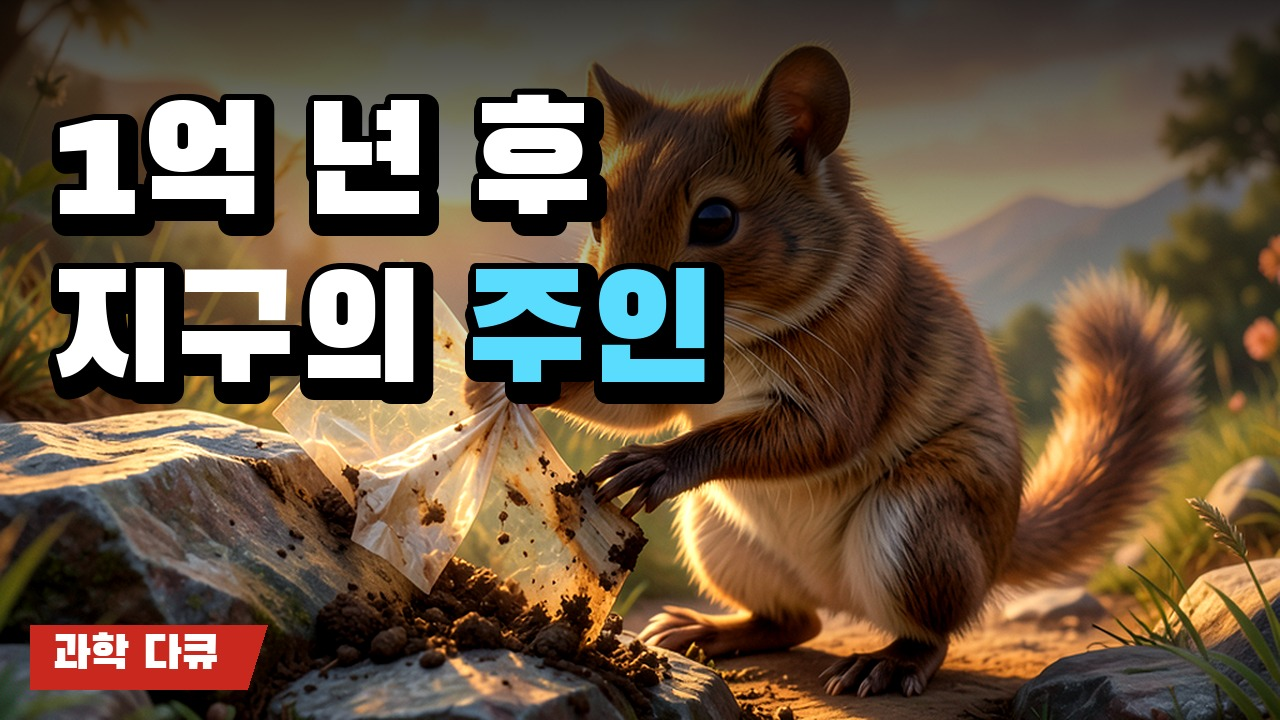
#> input picture 다큐/썸네일/1억년후_지구의주인.jpg, 1280 x 720 px, given in place of 다, which was not available
$ python -i '그리는효과.py'   (imports and definitions only)
#> lines starting #> are read from the running program, lines starting #| are printed output that depends on the picture; after the words box and inside, x2 and y2 are one past the last pixel; in counts of white or black regions, pixels touching at a corner belong together; pictures that were not available may be replaced by others from this repository, and a replacement may not be noted
"""그리는 효과 — 그림이 붓으로 그려지듯 나타남 (흰 종이 → 배경·인물 먹선 → 배경 색칠 → 인물 색칠(붓 획))

인물은 굵은 붓이 위에서 아래로 한 획씩(지그재그) 지나가며 드러남 (brush_fields, 사용자 결정 2026-10-31: 한꺼번에 나타나지 않게)
영상 프로그램(shorts_novel_maker_supertonic.py)이 그림이 처음 나타날 때 이 효과를 씀:
  그림 옆에 <그림>.인물.json 이 있으면 켜짐 (인물영역_만들기.py 가 만듦). <그림>.인물.png = 인물 윤곽(흰색)
  인물이 없으면(상자 없음) 배경 전체가 먹선 → 색칠 두 단계로

혼자 시험: python -X utf8 그리는효과.py <그림> <인물 마스크.png 또는 '-'> <결과.mp4> [--초 10] [--fps 24] [--붓없이]
  - 효과 길이는 영상 안에서는 그림이 머무는 시간의 65% (3~7.5초), 나머지는 완성 그림
"""
import sys

import cv2
import numpy as np

PAPER = np.array([255, 255, 255], np.float32)   # 흰 바탕 (사용자 결정: 연한 세피아보다 깔끔)
INK = np.array([28, 26, 30], np.float32)
_FIELDS = {}


# [36 lines left out: functions ink_lines, _field, fields, not called in this run]


def brush_fields(M, seed=0):
    """인물 자리를 굵은 붓 획으로 칠해 나가는 순서 (먹선용, 색칠용) — 각각 0~1 (작을수록 먼저). 인물이 없으면 None
    획: 인물 상자를 위에서 아래로 4~10줄, 줄마다 왼→오·오→왼 번갈아(지그재그), 획 경계는 일렁이고 획 머리는 마른 붓처럼 갈라짐"""
    h, w = M.shape
    ys, xs = np.nonzero(M > 0.1)
    if len(ys) < 50:
        return None
    x0, x1, y0, y1 = xs.min(), xs.max() + 1, ys.min(), ys.max() + 1
    yy, xx = np.mgrid[0:h, 0:w].astype(np.float32)
    out = []
    for kind in range(2):
        rng = np.random.default_rng(seed * 7 + kind * 101 + 5)
        sw = max(24.0, w / (13 if kind == 0 else 10))                         # 붓 폭 (색칠 붓이 더 굵음)
        R = int(np.clip(round((y1 - y0) / sw), 3, 10))
        sw = (y1 - y0) / R
        wob = cv2.resize(rng.random((6, 10)).astype(np.float32), (w, h), interpolation=cv2.INTER_CUBIC)
        tilt = rng.uniform(-0.12, 0.12) + (0.18 if kind else 0.0)              # 색칠 획은 조금 비스듬히
        edge = cv2.GaussianBlur(rng.random((h, w)).astype(np.float32), (0, 0), max(2.0, w / 260))   # 획 가장자리 붓 자국
        edge = (edge - edge.min()) / (edge.max() - edge.min() + 1e-6)
        yv = yy + (wob - 0.5) * sw * 0.7 + (edge - 0.5) * sw * 0.9 + tilt * (xx - (x0 + x1) / 2)
        k = np.clip(np.floor((yv - y0) / sw), 0, R - 1)
        u = np.clip((xx - x0) / max(1, x1 - x0), 0, 1)
        u = np.where(k % 2 == (kind % 2), u, 1 - u)                            # 지그재그
        bristle = cv2.GaussianBlur(rng.random((h, w)).astype(np.float32), (0, 0), sigmaX=w / 40, sigmaY=1.2)
        bristle = (bristle - bristle.min()) / (bristle.max() - bristle.min() + 1e-6)
        u = np.clip(u + (bristle - 0.5) * 0.22, 0, 1)                          # 마른 붓 결
        f = (k + u * 0.88) / R
        out.append(np.clip(f, 0, 1).astype(np.float32))
    return out


def empty_plate(full, M, with_fog=False):
    """인물 자리를 둘레 배경으로 자연스럽게 이어 메움 (흐림·안개 없이, 사용자 결정 2026-10-31)
    배경 결을 그대로 이어 그리고(inpaint), 경계는 좁고 부드럽게 섞어서 인물이 드러날 때 하얀 테두리·뿌연 자국이 남지 않게"""
    h, w = M.shape
    hole = (M > 0.05).astype(np.uint8) * 255
    if not hole.any():
        return (full.astype(np.uint8), np.zeros((h, w), np.float32)) if with_fog else full.astype(np.uint8)
    k = 2 if max(h, w) > 1200 else 1                                                   # 큰 그림은 절반 크기로 메운 뒤 키움 (빠르게)
    small = cv2.resize(full.astype(np.uint8), (w // k, h // k))
    r = max(3, int(w / 240))                                                           # 인물 윤곽선(먹선)까지 덮을 만큼만 넓힘
    hs = cv2.dilate(cv2.resize(hole, (w // k, h // k)), cv2.getStructuringElement(cv2.MORPH_ELLIPSE, (2 * (r // k) + 1, 2 * (r // k) + 1)))
    fill = cv2.inpaint(small, hs, 7, cv2.INPAINT_TELEA).astype(np.float32)
    fill = cv2.resize(fill, (w, h), interpolation=cv2.INTER_CUBIC)
    fill = cv2.GaussianBlur(fill, (0, 0), 1.2)                                         # 메운 자리의 줄무늬만 살짝 정리 (흐림 아님)
    Mf = cv2.dilate(M.astype(np.float32), cv2.getStructuringElement(cv2.MORPH_ELLIPSE, (2 * r + 1, 2 * r + 1)))
    Mf = cv2.GaussianBlur(Mf, (0, 0), r * 0.8)[..., None]                              # 좁고 부드러운 경계
    out = (full.astype(np.float32) * (1 - Mf) + fill * Mf).astype(np.uint8)
    return (out, Mf[..., 0]) if with_fog else out


def soft_mask(mask_u8):
    """흑백 마스크(0~255) → 0~1, 가장자리 조금 넓히고 부드럽게"""
    m = (mask_u8 > 127).astype(np.uint8)
    m = cv2.dilate(m, cv2.getStructuringElement(cv2.MORPH_ELLIPSE, (9, 9)))
    return cv2.GaussianBlur(m.astype(np.float32), (0, 0), 3)


def ease(x):
    x = min(1.0, max(0.0, float(x)))
    return x * x * (3 - 2 * x)


def _reveal(f, p, soft=0.06):
    return np.clip((p * (1 + soft) - f) / soft, 0, 1)


# [36 lines left out: function frame, not called in this run]


def main(a):
#> called with a = '다큐/썸네일/1억년후_지구의주인.jpg'
    if len(a) < 3:
        print(__doc__)
        return 2
    W, H = 1920, 1080
    sec = float(a[a.index("--초") + 1]) if "--초" in a else 10.0
    fps = int(a[a.index("--fps") + 1]) if "--fps" in a else 24
    full = cv2.resize(cv2.imread(a[0], cv2.IMREAD_COLOR), (W, H), interpolation=cv2.INTER_LANCZOS4)[..., ::-1].copy()
    M = soft_mask(cv2.resize(cv2.imread(a[1], cv2.IMREAD_GRAYSCALE), (W, H))) if a[1] != "-" else None
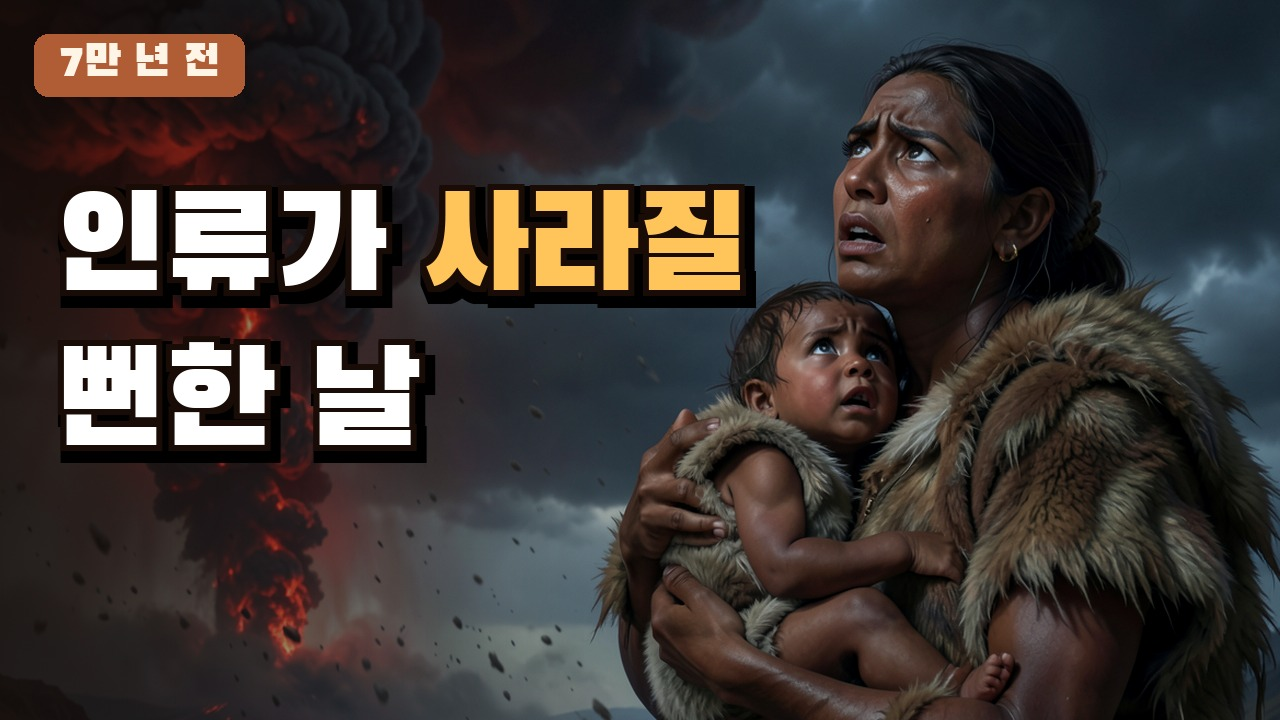
#> input picture 다큐/썸네일/7만년전_인류가사라질뻔한날.jpg, 1280 x 720 px, given in place of 큐, which was not available
#> in soft_mask, `m = (mask_u8 > 127).astype(np.uint8)`:
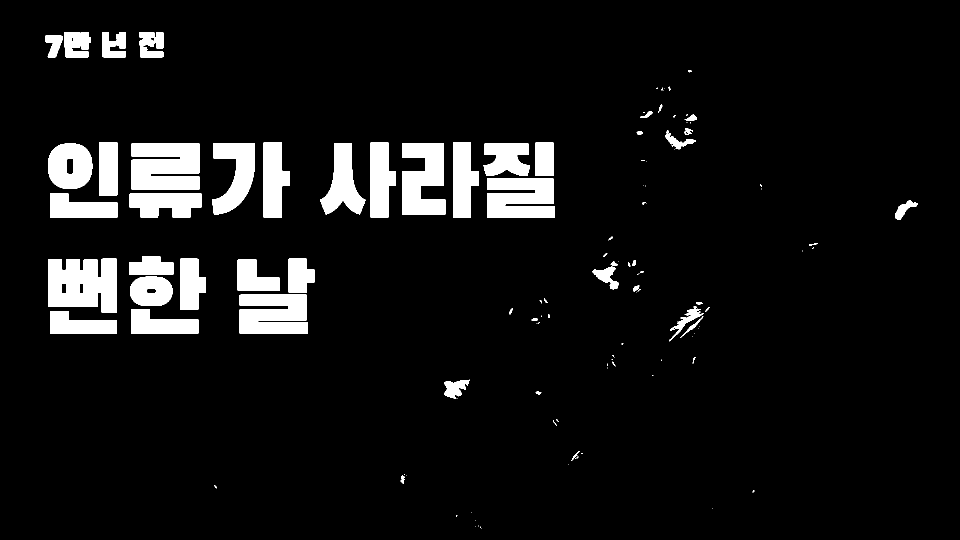
#> m: shape (1080, 1920) (shown at 1/2 size); values 0 (black) and 1 (white), 7.3% white; 120 white regions (58 under 20 px), largest, box (x1, y1, x2, y2) and area: (96, 517, 234, 626) 12484, (263, 286, 399, 380) 11792, (479, 589, 616, 668) 9724
#> in soft_mask, `m = cv2.dilate(m, cv2.getStructuringElement(cv2.MORPH_ELLIPSE, (9, 9)))`: m: shape (1080, 1920); values 0 (black) and 1 (white), 10% white; 62 white regions, largest, box (x1, y1, x2, y2) and area: (255, 282, 407, 439) 21758, (963, 281, 1114, 439) 21598, (92, 513, 238, 672) 21382
    plate, fog = empty_plate(full, M if M is not None else np.zeros((H, W), np.float32), with_fog=True)
#> in empty_plate, `hole = (M > 0.05).astype(np.uint8) * 255`: hole: shape (1080, 1920); 12.9% white; 46 white regions, largest, box (x1, y1, x2, y2) and area: (632, 276, 1119, 444) 70346, (249, 504, 421, 677) 25388, (87, 508, 243, 677) 25303
#> in empty_plate, `Mf = cv2.GaussianBlur(Mf, (0, 0), r * 0.8)[..., None]`:
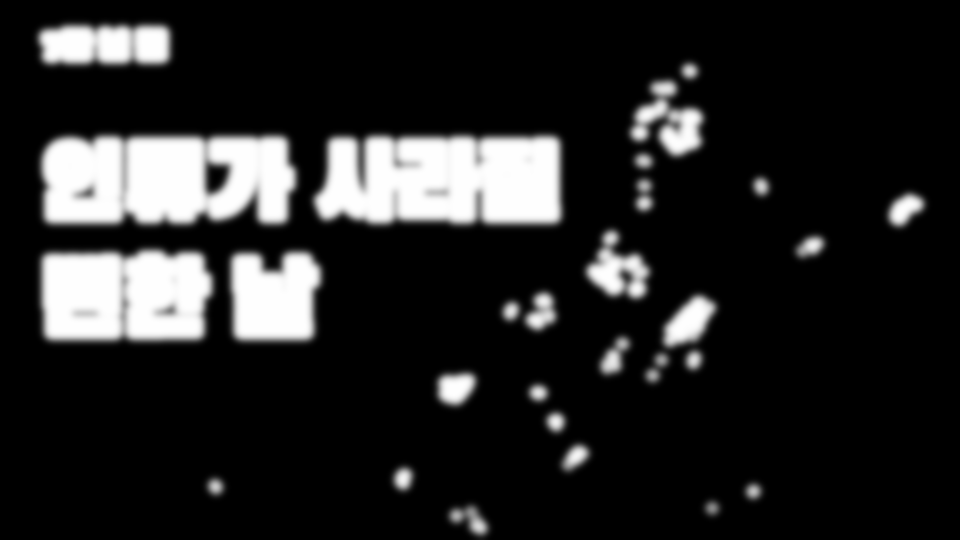
#> Mf: shape (1080, 1920, 1) float32 (shown at 1/2 size); min 0, max 1, mean 0.145
    brush = brush_fields(M) if M is not None and "--붓없이" not in a else None
#> in brush_fields, `x0, x1, y0, y1 = xs.min(), xs.max() + 1, ys.min(), ys.max() + 1`: x0 = 82; x1 = 1843; y0 = 56; y1 = 1065
#> the loop in brush_fields, `for kind in range(2):` made 2 passes
#> R on passes 1 to 2: 7, 5
#> pass 1, in brush_fields, `u = np.where(k % 2 == (kind % 2), u, 1 - u)`:
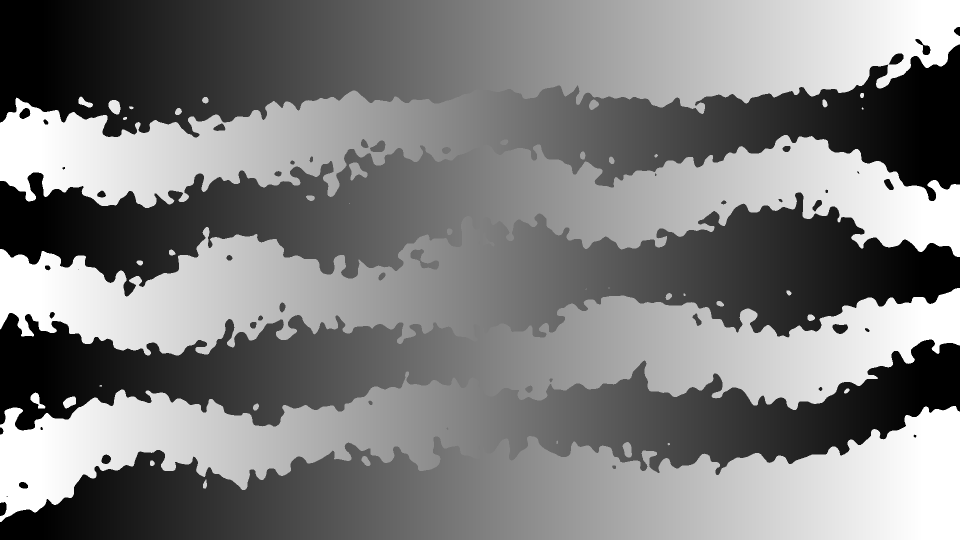
#> u: shape (1080, 1920) float32 (shown at 1/2 size); min 0, max 1, mean 0.497
#> after the loop in brush_fields, `for kind in range(2):`:
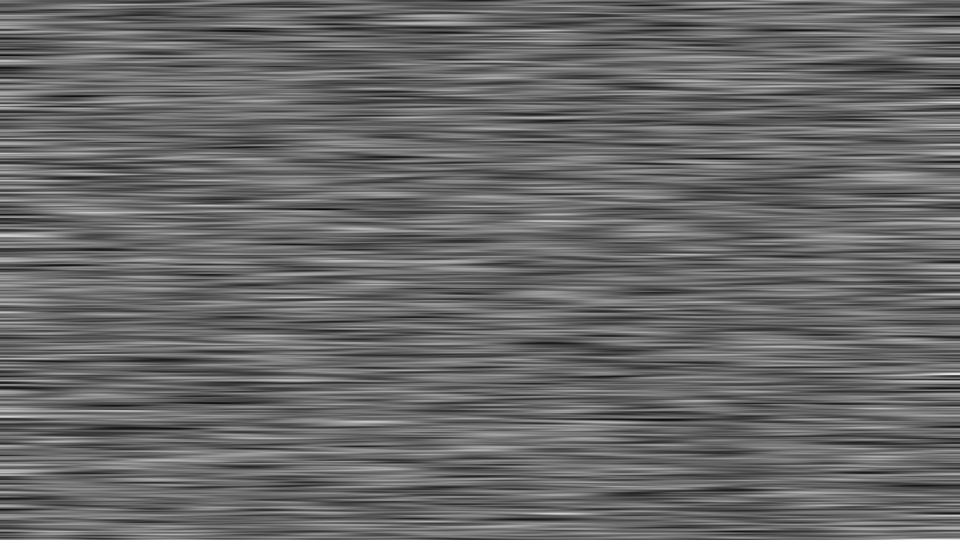
#> bristle: shape (1080, 1920) float32 (shown at 1/2 size); min 0, max 1, mean 0.411
#> after the loop in brush_fields, `for kind in range(2):`:
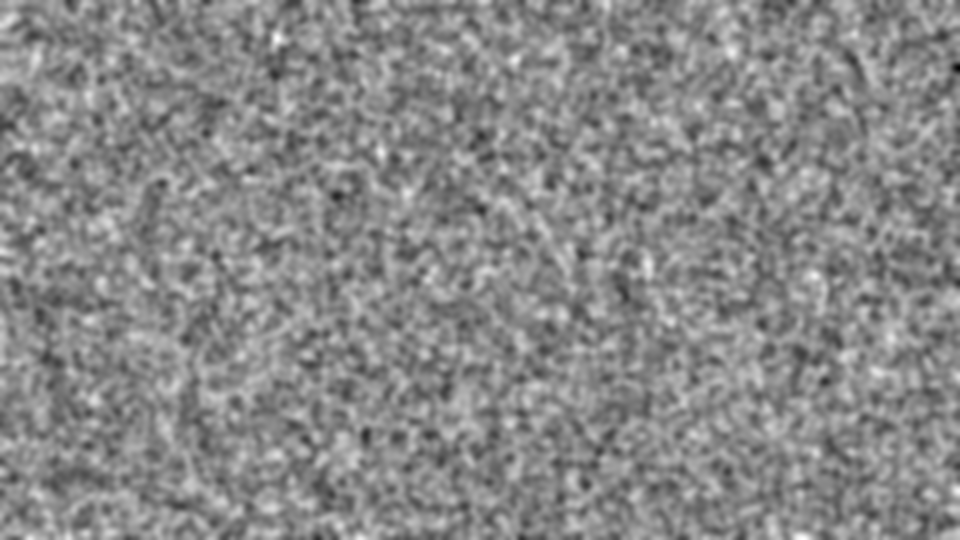
#> edge: shape (1080, 1920) float32 (shown at 1/2 size); min 0, max 1, mean 0.537
#> after the loop in brush_fields, `for kind in range(2):`:
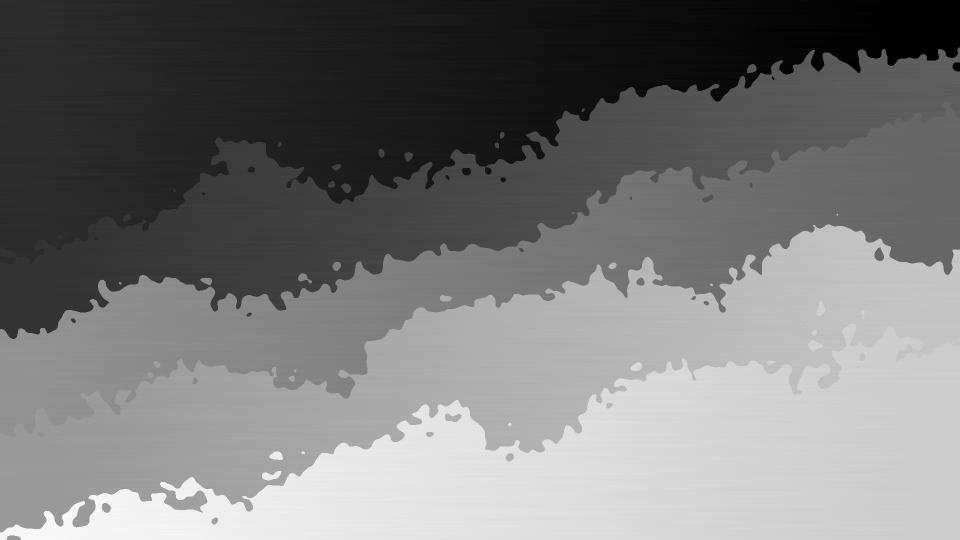
#> f: shape (1080, 1920) float32 (shown at 1/2 size); min 0, max 0.976, mean 0.467
#> after the loop in brush_fields, `for kind in range(2):`: out = 2 items
#> brush = 2 items
    E = min(7.5, max(3.0, sec * 0.65))
    import imageio_ffmpeg
#> (the run stopped early here; a loop or call above may not have finished)
